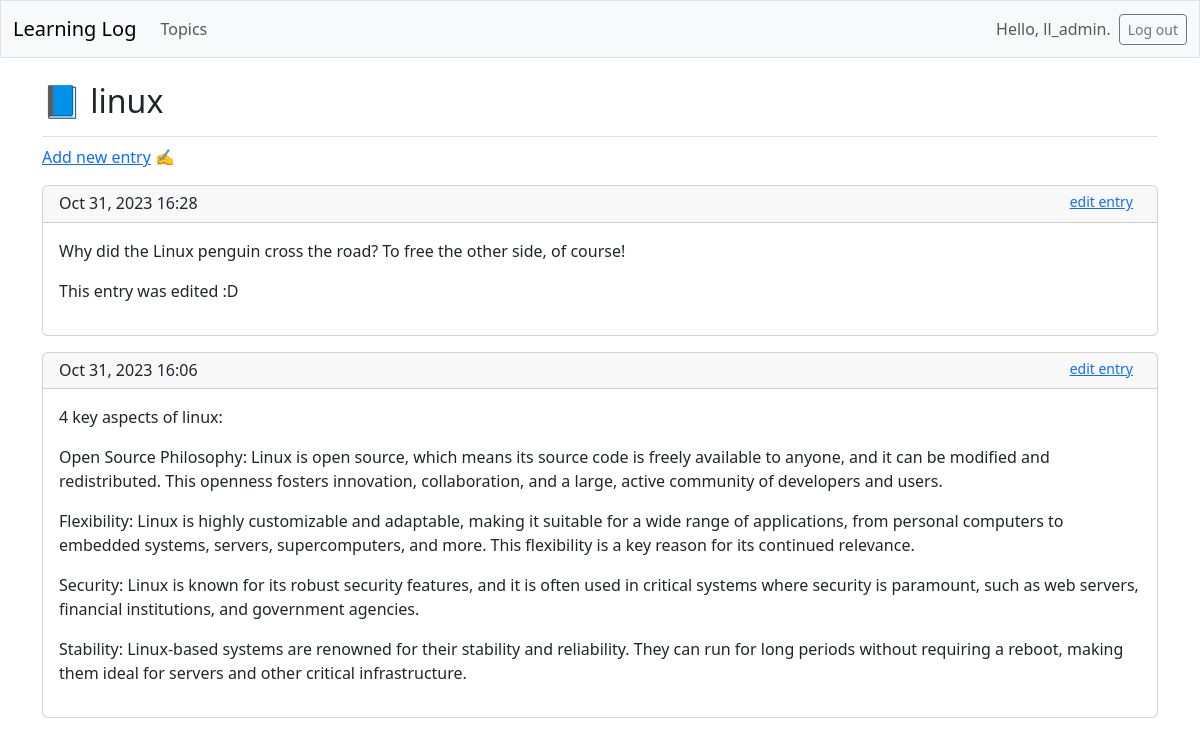
Page /topics/4/ (signed in) on the committed database.
### learning_logs/models.py (models this page shows, shortened)
class Topic(models.Model):
    text = models.CharField(max_length=200)
    date_added = models.DateTimeField(auto_now_add=True)
    owner = models.ForeignKey(User, on_delete=models.CASCADE)

class Entry(models.Model):
    topic = models.ForeignKey(Topic, on_delete=models.CASCADE)
    text = models.TextField()
    date_added = models.DateTimeField(auto_now_add=True)
    class Meta:
        verbose_name_plural = 'entries'

### learning_logs/views.py (the view)
# urls.py: path('topics/<int:topic_id>/', views.topic, name='topic'),
@login_required
def topic(request, topic_id):
    topic = Topic.objects.get(id=topic_id)
    check_topic_owner(topic, request.user)
    entries = topic.entry_set.order_by('-date_added')
    context = {'topic': topic, 'entries': entries}
    return render(request, 'learning_logs/topic.html', context)

### learning_logs/views.py (called while the page is built)
def check_topic_owner(topic, user):
    if topic.owner != user:
        raise Http404

### learning_logs/templates/learning_logs/topic.html
{% extends 'learning_logs/base.html' %}
{% block page_header %}
  <h2>📘 {{ topic.text }}</h2>
{% endblock page_header %}
{% block content %}
  <p>
    <a href="{% url 'learning_logs:new_entry' topic.id %}">Add new entry</a> ✍️
  </p>
  {% for entry in entries %}
    <div class="card mb-3">
      <h5 class="card-header fs-6">
        {{ entry.date_added|date:'M d, Y H:i' }}
        <small class="float-end pe-2"><a href="{% url 'learning_logs:edit_entry' entry.id %}">
          edit entry</a></small>
      </h5>
      <div class="card-body">{{ entry.text|linebreaks }}</div>
    </div>
  {% empty %}
    <p>There are no entries for this topic yet.</p>
  {% endfor %}
{% endblock content %}

### learning_logs/templates/learning_logs/base.html (shortened to what this page needs)
<!doctype html>
<html lang="en">
<head>
  {% load django_bootstrap5 %}
  {% bootstrap_css %}
</head>
<body>
  <nav class="navbar navbar-expand-md navbar-light bg-light mb-4 border">
    <div class="container-fluid">
      <a class="navbar-brand" href="{% url 'learning_logs:index' %}">
          Learning Log</a>
      <div class="collapse navbar-collapse" id="navbarCollapse">
        <ul class="navbar-nav me-auto mb-2 mb-md-0">
          <li class="nav-item">
            <a class="nav-link" href="{% url 'learning_logs:topics' %}">
              Topics</a></li>
        </ul>
        <ul class="navbar-nav ms-auto mb-2 mb-md-0">
          {% if user.is_authenticated %}
            <li class="nav-item">
              <span class="navbar-text me-2">Hello, {{ user.username }}.
                </span></li>
          {% endif %}
        </ul>
        {% if user.is_authenticated %}
          <form action="{% url 'accounts:logout' %}" method='post'>
            <button name='submit' class='btn btn-outline-secondary btn-sm'>
              Log out</button>
          </form>
        {% endif %}
      </div>
    </div>
  </nav>
  <main class="container">
    <div class="pb-2 mb-2 border-bottom">
      {% block page_header %}{% endblock page_header %}
    </div>
    <div>
      {% block content %}{% endblock content %}
    </div>
  </main>
</body>
</html>

### rows in the picture
Topic: text "linux"
Entry: date_added "Oct 31, 2023 16:28", text "Why did the Linux penguin cross the road? To free the other side, of course! This entry was edited :D"
Entry: date_added "Oct 31, 2023 16:06", text "4 key aspects of linux: Open Source Philosophy: Linux is open source, which means its source code is freely available to anyone, and it can be modified and redistributed. This openness fosters innovation, collaboration, and a large, active community of developers and users. Flexibility: Linux is highly customizable and adaptable, making it suitable for a wide range of applications, from personal computers to embedded systems, servers, supercomputers, and more. This flexibility is a key reason for its continued relevance. Security: Linux is known for its robust security features, and it is often used in critical systems where security is paramount, such as web servers, financial…"

### other values in the picture
{{ user.username }} "ll_admin"
